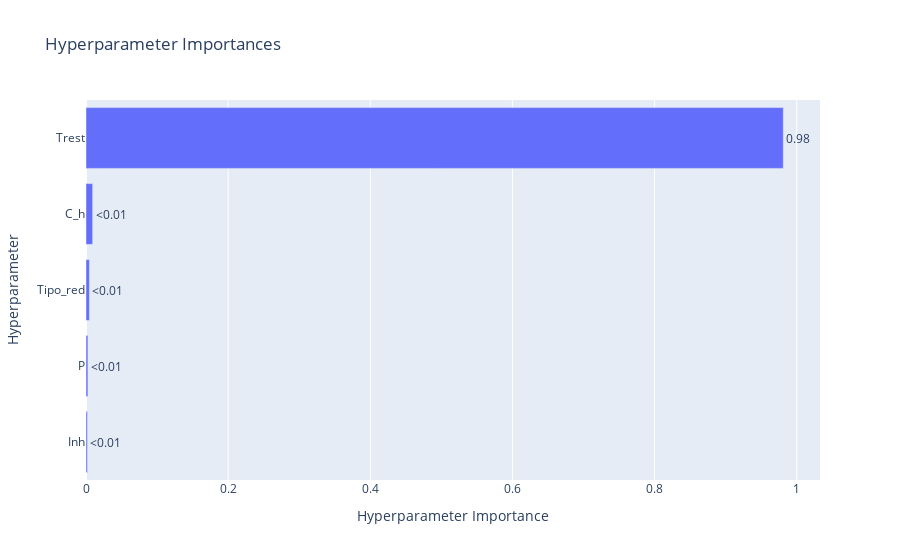

Notebook code cell kept with this figure:
### Code cell
# Gráfico de correlación entre los parámetros y los objetivos
vis.plot_param_importances(study)

### Figure 1 — Plotly figure (JSON) as saved in the notebook; plotly's stock layout.template omitted (floating-point values rounded to 4 significant figures)
{"data": [{"cliponaxis": false, "hovertemplate": ["Inh (FloatDistribution): 0.0020371735520397687<extra></extra>", "P (FloatDistribution): 0.0026760127761976307<extra></extra>", "Tipo_red (IntDistribution): 0.0048245077825458706<extra></extra>", "C_h (FloatDistribution): 0.00936378046616786<extra></extra>", "Trest (FloatDistribution): 0.9810985254230489<extra></extra>"], "name": "Objective Value", "orientation": "h", "text": ["<0.01", "<0.01", "<0.01", "<0.01", "0.98"], "textposition": "outside", "type": "bar", "x": [0.002037, 0.002676, 0.004825, 0.009364, 0.9811], "y": ["Inh", "P", "Tipo_red", "C_h", "Trest"]}], "layout": {"title": {"text": "Hyperparameter Importances"}, "xaxis": {"title": {"text": "Hyperparameter Importance"}}, "yaxis": {"title": {"text": "Hyperparameter"}}}}
